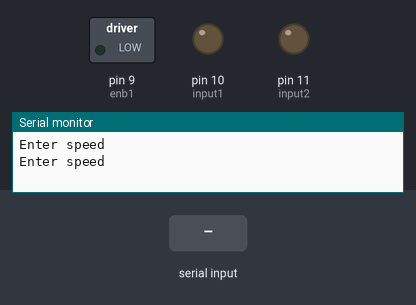
This sketch was run on a simulated Arduino Uno, built with avr-gcc and run on an emulated ATmega328P. Parts: switched loads named in the sketch (green lamp = pin HIGH), output pins drawn as LEDs (lit = HIGH), the last lines printed to the serial monitor. The inputs (shaded band) are chosen by the test bench.

Above: at 1.2 s.
1.3 s: "10\n" received over Serial
At 2.7 s:
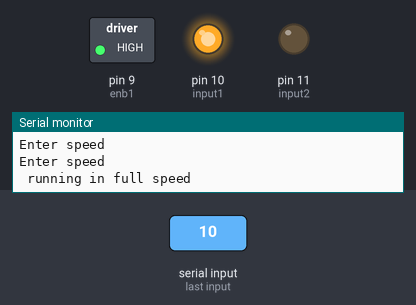
4.3 s: "1\n" received over Serial
At 6.2 s:
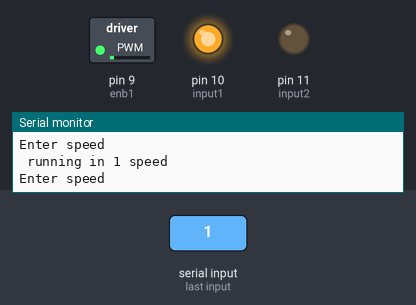
7.3 s: "10\n" received over Serial
At 8.5 s:
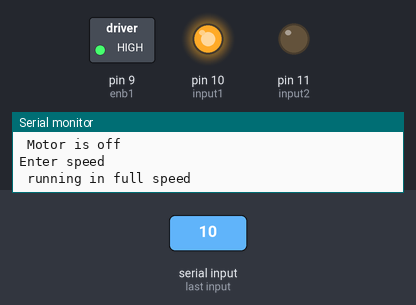
Timing chart, 0 to 11.5 s (numbered marks = the images above; inputs shaded):
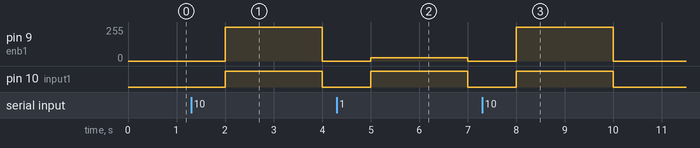

Measured:
- after the input at 1.3 s, pin 9 (enb1): 0/255 → 255/255 after 0.70 s, → 0/255 2.0 s later; pin 10 (input1): LOW → HIGH after 0.70 s, → LOW 2.0 s later
- after the input at 4.3 s, pin 9 (enb1): 0/255 → 25/255 after 0.70 s, → 0/255 2.0 s later; pin 10 (input1): LOW → HIGH after 0.70 s, → LOW 2.0 s later
- after the input at 7.3 s, pin 9 (enb1): 0/255 → 255/255 after 0.70 s, → 0/255 2.0 s later; pin 10 (input1): LOW → HIGH after 0.70 s, → LOW 2.0 s later

The sketch:

Motor-control-using-serial-monitor_.ino
```cpp
int enb1 = 9;
int enb2 = 9;
int input1 = 10;
int input2 = 11;
int input3 = 10;
int input4 = 11;


void setup() {
Serial.begin(9600);
pinMode(enb1, OUTPUT);
pinMode(input1, OUTPUT);
pinMode(input2, OUTPUT);
pinMode(enb2, OUTPUT);
pinMode(input3, OUTPUT);
pinMode(input4, OUTPUT);
}

void loop() {

Serial.println("Enter speed");

if (Serial.available() ) {


int state = Serial.parseInt();

if (state == 10)

{
    analogWrite(enb1, 255);
    analogWrite(enb2, 255);
    digitalWrite(input1, HIGH);
    digitalWrite(input2, LOW);
    digitalWrite(input3, HIGH);
    digitalWrite(input4, LOW);
    Serial.println(" running in full speed");

}

if (state == 1)

{
    analogWrite(enb1, 25);
    analogWrite(enb2, 25);
    digitalWrite(input1, HIGH);
    digitalWrite(input2, LOW);
    digitalWrite(input3, HIGH);
    digitalWrite(input4, LOW);
    Serial.println(" running in 1 speed");
}

if (state == 0)

{
    analogWrite(enb1, 0);
    analogWrite(enb2, 0);
    digitalWrite(input1, LOW);
    digitalWrite(input2, LOW);
    digitalWrite(input3, LOW);
    digitalWrite(input4, LOW);
    Serial.println(" Motor is off");

}

}

delay(1000);

}
```
